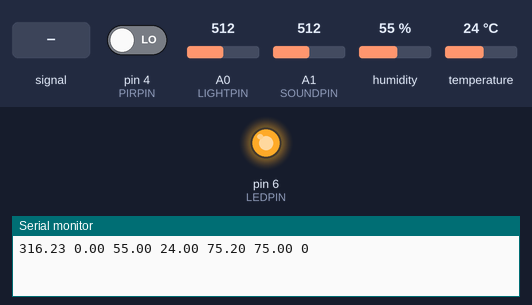
Recording of a sketch running on a simulated Arduino Uno, built with avr-gcc and run on an emulated ATmega328P. Parts: output pins drawn as LEDs (lit = HIGH), the last lines printed to the serial monitor. The inputs (shaded band) are chosen by the test bench; at power-on: temperature 24 °C, A0 (LIGHTPIN) = 512, pin 4 (PIRPIN) LOW, A1 (SOUNDPIN) = 512, humidity 55 %.

Above: at 0.1 s.
At 1.2 s:
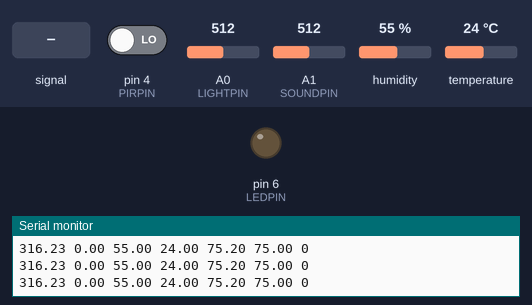
1.3 s: A1 (SOUNDPIN) fed a 200 Hz sine of ±81 counts around its level
7.4 s: temperature set to 28 °C
13.5 s: A0 (LIGHTPIN) set to 992
19.6 s: temperature set to 12 °C
Timing chart, 0 to 22.6 s (numbered marks = the images above; inputs shaded):
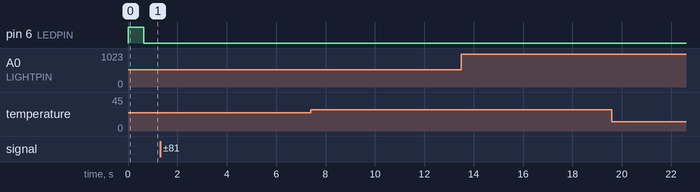

The sketch:

D_EVERYTHING_REDUX.ino
```cpp
//
// INTERNET OF PINGS
//
// light sensor:
// http://www.adafruit.com/products/1384
//
// sound sensor:
// http://www.adafruit.com/products/1713
//
// temp / humidity:
// http://www.adafruit.com/products/393
//
// motion sensor:
// http://www.adafruit.com/products/189


#include "DHT.h" // library for DHT (humidity, temp) chip

// PINSHIT:
#define LIGHTPIN A0
#define SOUNDPIN A1
#define DHTPIN 2
#define PIRPIN 4

#define LEDPIN 6

#define DHTTYPE DHT22   // DHT 22  (AM2302)

int doblink = 10;
int incomingByte = 0;

// LIGHT SENSOR - Read on Analog Pin 0
float lightValue; // value of light sensor, in LUXs

// SOUND SENSOR - Read on Analog Pin 1
const int sampleWindow = 50; // Sample window width in mS (50 mS = 20Hz)
double soundValue; // value of mic, in Volts

// DHT SENSOR (temp + humidity) - Interface on Digital Pin 2
DHT dht(DHTPIN, DHTTYPE);

// PROXIMITY SENSOR - Interface on Digital Pin 4
int proximityValue = 0; // value of PIR sensor (0 or 1)

// OTHER PROXIMITY SENSOR - Interface on Analog Pin 2
int otherProxValue;

void setup() {
  analogReference(EXTERNAL); // pull from 3.3V
  pinMode(PIRPIN, INPUT); // set to read for proximity sensor
  pinMode(LEDPIN, OUTPUT);
  Serial.begin(9600); // serial starter
  dht.begin(); // tell DHT to start
}
void loop() {

  if (Serial.available() > 0) {
                // read the incoming byte:
                incomingByte = Serial.read();
                doblink=10;
   }


  if(doblink> 0) {
    digitalWrite(LEDPIN, HIGH);
    doblink=doblink-1;
  }
  else {
    digitalWrite(LEDPIN, LOW);
    doblink=0;
  }

  // 1 - LIGHT SENSOR:
  lightValue = rawToLux(analogRead(LIGHTPIN));

  // 2 - SOUND SENSOR
  soundValue = readSound(SOUNDPIN, sampleWindow);

  // 3 - TEMP / HUMIDITY SENSOR
  float humidity = dht.readHumidity(); // pct humidity
  float celsius = dht.readTemperature(false); // deg C
  float fahrenheit = dht.readTemperature(true); // deg F
  // check for bogus reads
  if (isnan(humidity) || isnan(celsius) || isnan(fahrenheit)) {
    // borked!!!
    return;
  }
  float heatIndex = dht.computeHeatIndex(fahrenheit, humidity); // heat index

  // 4 - PIR SENSOR
  proximityValue = digitalRead(PIRPIN);  // read input value

  // PRINTING
  Serial.print(lightValue);
  Serial.print(" "); // space
  Serial.print(soundValue);
  Serial.print(" "); // space
  Serial.print(humidity);
  Serial.print(" "); // space
  Serial.print(celsius);
  Serial.print(" "); // space
  Serial.print(fahrenheit);
  Serial.print(" "); // space
  Serial.print(heatIndex);
  Serial.print(" "); // space
  Serial.print(proximityValue);
  Serial.println();

  delay(10); // refractory period
}

// CONVERT LIGHT

float rawLightRange = 1024; // 3.3v
float logLightRange = 5.0; // 3.3v = 10^5 lux

float rawToLux(int raw) {
  float logLux = raw * logLightRange / rawLightRange;
  return pow(10, logLux);
}

// COLLECT SOUND

unsigned int sample; // value for holding single sample

double readSound(int pin, int time)
{
  unsigned long startMillis= millis();  // Start of sample window
  unsigned int signalMax = 0;
  unsigned int signalMin = 1024;

  // collect data for 50 mS
  while (millis() - startMillis < time)
  {
    sample = analogRead(pin);
    if (sample < 1024)  // toss out spurious readings
    {
      if (sample > signalMax)
      {
        signalMax = sample;  // save just the max levels
      }
      else if (sample < signalMin)
      {
        signalMin = sample;  // save just the min levels
      }
    }
  }
  // MAX-MIN peak amp, converted to 0-10  scale :
  return(((signalMax - signalMin) * 10.) / 1024);
}
```
